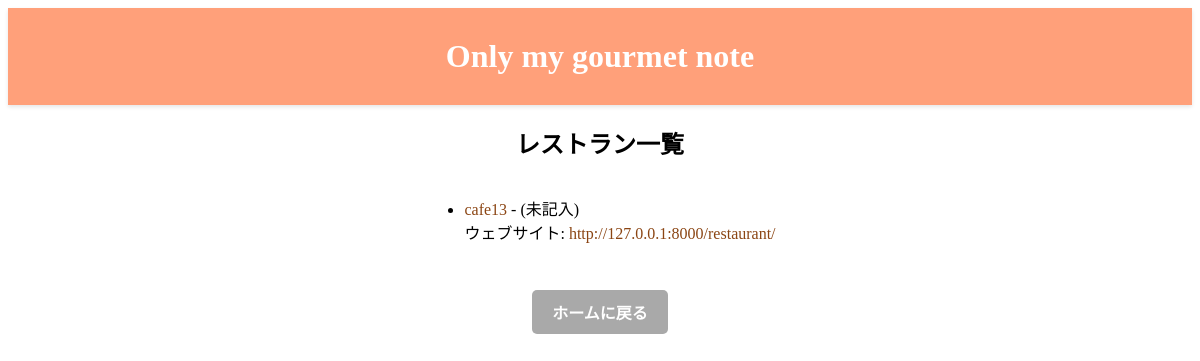
Page /restaurant/ on the earlier database version.
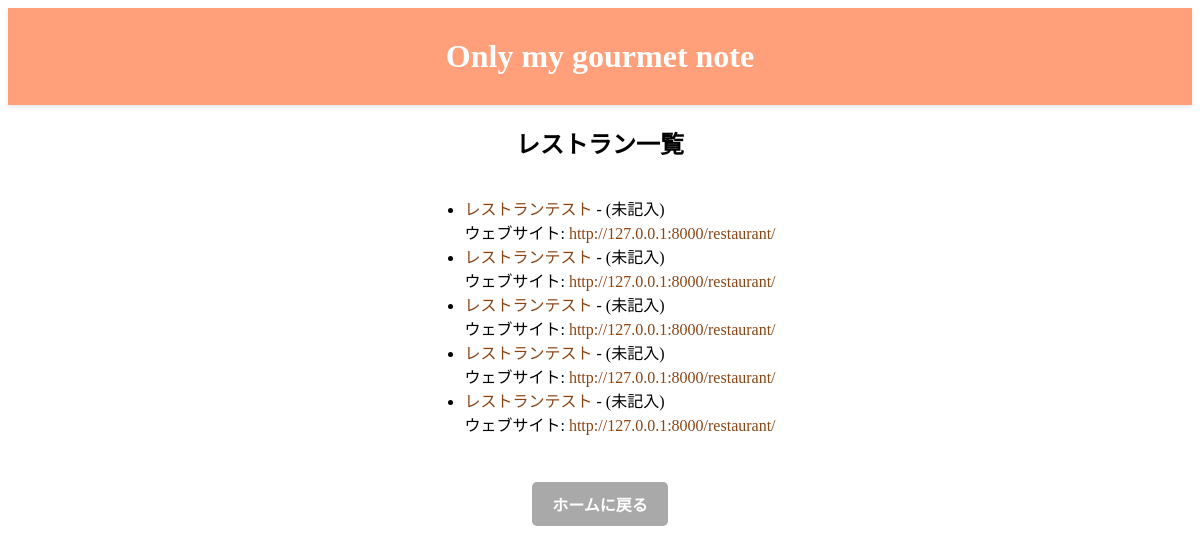
Same page on the later database version.
### account/models.py (models this page shows, shortened)
class Restaurant(models.Model):
    name = models.CharField(max_length=100, verbose_name='店名')
    phone_number = models.CharField(max_length=15, blank=True, null=True, verbose_name='電話番号')
    location = models.CharField(max_length=100, blank=True, null=True, verbose_name='場所')
    genre = models.CharField(max_length=50, blank=True, null=True, verbose_name='ジャンル')
    category = models.CharField(max_length=50, default='未指定', verbose_name='カテゴリー')  # デフォルト値を '未指定' に設定
    price_range = models.CharField(max_length=50, blank=True, null=True, verbose_name='価格帯')
    google_maps = models.TextField(blank=True, null=True)
    photo = models.ImageField(upload_to='restaurant_photos/', blank=True, null=True)
    url = models.URLField(max_length=200, blank=True, null=True)
    created_at = models.DateTimeField(default=timezone.now)
    updated_at = models.DateTimeField(auto_now=True)
    pass

### account/views.py (the view, shortened to what this page needs)
# urls.py: path('restaurant/', views.restaurantListView.as_view(), name='restaurant_list'),
class restaurantListView(ListView):
    model = Restaurant
    template_name = 'account/restaurant_list.html'
    context_object_name = 'restaurants'
    def get_context_data(self, **kwargs):
        context = super().get_context_data(**kwargs)
        context['search_form'] = SearchForm()  # 検索フォームをコンテキストに追加
        return context
    def get_queryset(self):
        form = SearchForm(self.request.GET or None)
        queryset = super().get_queryset()  # デフォルトのクエリセットを取得
        return queryset

### account/templates/account/restaurant_list.html (shortened to what this page needs)
{% extends "account/base.html" %}
{% block content %}
  <div class="container">
    <h2>レストラン一覧</h2>
    <ul class="restaurant-list">
      {% for restaurant in restaurants %}
        <li>
          <a href="{% url 'account:restaurant_detail' restaurant.id %}">
            {{ restaurant.name }}
          </a>
          - {{ restaurant.address|default:"(未記入)" }}
          {% if restaurant.url %}
            <br>ウェブサイト: <a href="{{ restaurant.url }}" target="_blank" rel="noopener noreferrer">{{ restaurant.url }}</a>
          {% else %}
            <br>ウェブサイト: (未記入)
          {% endif %}
        </li>
        {% empty %}
        <p>まだ登録はありません</p>
      {% endfor %}
    </ul>
    <div class="centered-button-container">
      <a href="{% url 'account:home' %}" class="btn-home">ホームに戻る</a>
    </div>
  </div>
{% endblock %}

### account/templates/account/base.html (shortened to what this page needs)
<!DOCTYPE html>
<html lang="ja">
<head>
    {% load static %}
    <link rel="stylesheet" type="text/css" href="{% static 'account/style.css' %}">
</head>
<body>
    <div class="header">
        <h1>Only my gourmet note</h1>
    </div>
    <div class="container">
        {% block content %}{% endblock %}
    </div>
</body>
</html>

### account/static/account/style.css (style rules this page uses)
body, html { background-color: white; color: black; }
.header { background-color: LightSalmon; color: white; padding: 10px 0; text-align: center; width: 100%; margin: 0 auto; box-shadow: 0 2px 4px rgba(0, 0, 0, 0.1); }
.container { width: 100%; display: flex; justify-content: center; align-items: center; flex-direction: column; }
a { color: SaddleBrown; text-decoration: none; }
.btn, .btn-back, .btn-home { background-color: #FFA07A; color: white; padding: 10px 20px; border: none; border-radius: 5px; text-transform: uppercase; font-weight: bold; cursor: pointer; display: inline-block; text-align: center; margin: 10px 0; width: auto; transition: background-color 0.3s; }
h1, .main-title { text-align: center; margin-top: 20px; margin-bottom: 20px; }
.btn-home { background-color: darkgray; color: white; padding: 10px 20px; border-radius: 5px; text-decoration: none; display: block; transition: background-color 0.3s; cursor: pointer; }
.centered-button-container { display: flex; justify-content: center; margin-top: 20px; }

Differences in the rows shown:
removed Restaurant: name "cafe13", address "(未記入)", url "http://127.0.0.1:8000/restaurant/"
added Restaurant: name "レストランテスト", address "(未記入)", url "http://127.0.0.1:8000/restaurant/"
added Restaurant: name "レストランテスト", address "(未記入)", url "http://127.0.0.1:8000/restaurant/"
added Restaurant: name "レストランテスト", address "(未記入)", url "http://127.0.0.1:8000/restaurant/"
added Restaurant: name "レストランテスト", address "(未記入)", url "http://127.0.0.1:8000/restaurant/"
added Restaurant: name "レストランテスト", address "(未記入)", url "http://127.0.0.1:8000/restaurant/"
